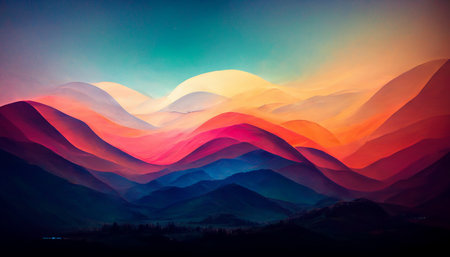
#> input picture 1_array/landscape.jpg, 450 x 257 px, found by its file name
$ python tester.py
#> lines starting #> are read from the running program, lines starting #| are printed output that depends on the picture
### 1_array/ex05/load_image.py
from PIL import Image
import numpy as np
import numpy.typing as npt


def ft_load(path: str) -> npt.NDArray[np.uint8]:
    """Loads an image from a path and returns a 3D array."""
#> called with path = './1_array/landscape.jpg'
    try:
        image = Image.open(path)
#> image is the input picture: PIL image 450x257 RGB; mean R, G, B 98.7, 79.1, 89.1
        image.load()
        rgb = np.array(image, dtype=np.uint8)
        print('The shape of image is :', rgb.shape)
#| The shape of image is : (257, 450, 3)
        return rgb

    except BaseException as e:
        print(type(e).__name__, ":", e)

### 1_array/ex05/pimp_image.py
from PIL import Image
import matplotlib.pyplot as plt
import numpy as np
import numpy.typing as npt


def show_array_as_image(array: npt.NDArray):
    """Shows the provided array as an image."""
    image = Image.fromarray(array)
    plt.imshow(image)
    plt.show()


def ft_invert(array: npt.NDArray) -> npt.NDArray:
    """Inverts the color of the image received."""
    try:
        result = 255 - array
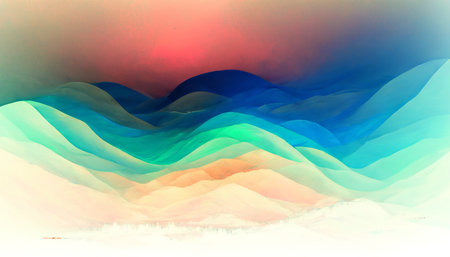
#> result: shape (257, 450, 3); mean R, G, B 156.3, 175.9, 165.9
        show_array_as_image(result)
        return result

    except BaseException as e:
        print(type(e).__name__, ":", e)


def ft_red(array: npt.NDArray) -> npt.NDArray:
    """Removes all channels except the R."""

    try:
        height = len(array)
#> height = 257
        width = len(array[0])
#> width = 450
        result = np.zeros((height, width, 3), dtype=np.uint8)

        for y in range(height):
            for x in range(width):
                result[y][x] = (0, 0, 0)
                result[y][x][0] = array[y][x][0]
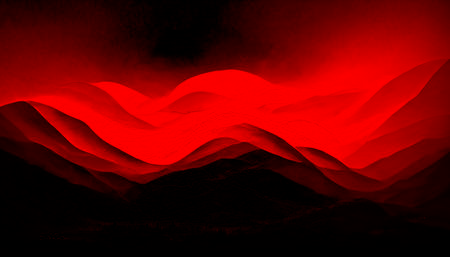
#> result: shape (257, 450, 3); mean R, G, B 98.7, 0, 0

        show_array_as_image(result)
        return result
    except BaseException as e:
        print(type(e).__name__, ":", e)


def ft_green(array: npt.NDArray) -> npt.NDArray:
    """Removes all channels except the G."""
    try:
        height = len(array)
#> height = 257
        width = len(array[0])
#> width = 450
        result = np.zeros((height, width, 3), dtype=np.uint8)

        for y in range(height):
            for x in range(width):
                result[y][x] = (0, 0, 0)
                result[y][x][1] = array[y][x][1]
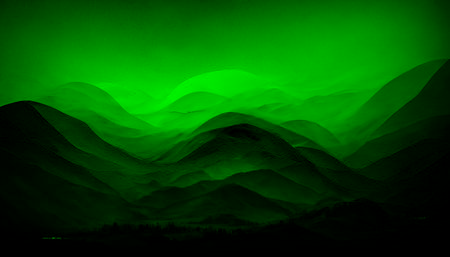
#> result: shape (257, 450, 3); mean R, G, B 0, 79.1, 0

        show_array_as_image(result)
        return result
    except BaseException as e:
        print(type(e).__name__, ":", e)


def ft_blue(array: npt.NDArray) -> npt.NDArray:
    """Removes all channels except the B."""

    try:
        height = len(array)
#> height = 257
        width = len(array[0])
#> width = 450
        result = np.zeros((height, width, 3), dtype=np.uint8)

        for y in range(height):
            for x in range(width):
                result[y][x] = (0, 0, 0)
                result[y][x][2] = array[y][x][2]
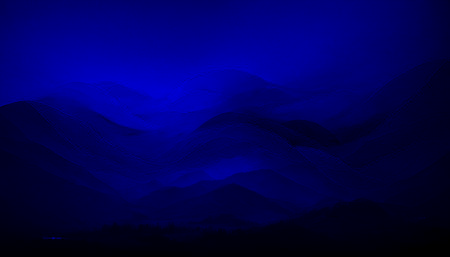
#> result: shape (257, 450, 3); mean R, G, B 0, 0, 89.1

        show_array_as_image(result)
        return result
    except BaseException as e:
        print(type(e).__name__, ":", e)


def ft_grey(array: npt.NDArray) -> npt.NDArray:
    """Grayscales the image received."""

    try:
        height = len(array)
#> height = 257
        width = len(array[0])
#> width = 450
        result = np.zeros((height, width, 3), dtype=np.uint8)

        for y in range(height):
            for x in range(width):
                result[y][x] = array[y][x][1:2]
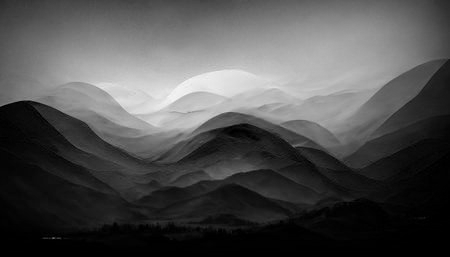
#> result: shape (257, 450, 3); min 0, max 246, mean 79.1

        show_array_as_image(result)
        return result
    except BaseException as e:
        print(type(e).__name__, ":", e)

### 1_array/ex05/tester.py
from load_image import ft_load
from pimp_image import ft_invert, ft_red, ft_green, ft_blue, ft_grey

array = ft_load('./1_array/landscape.jpg')

ft_invert(array)
ft_red(array)
ft_green(array)
ft_blue(array)
ft_grey(array)

print(ft_invert.__doc__)

$ run again, with 1_array/42.png saved as 1_array/landscape.jpg
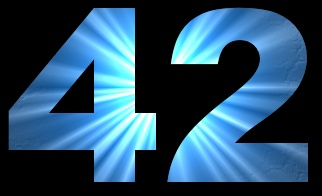
#> input picture 1_array/42.png, 322 x 196 px, found by its file name
#> in ft_load, image is the input picture: PIL image 322x196 RGB; mean R, G, B 39.9, 75.3, 100.6
#| The shape of image is : (196, 322, 3)
#> in ft_red, `height = len(array)`: height = 196
#> in ft_red, `width = len(array[0])`: width = 322
#> in ft_green, `height = len(array)`: height = 196
#> in ft_green, `width = len(array[0])`: width = 322
#> in ft_blue, `height = len(array)`: height = 196
#> in ft_blue, `width = len(array[0])`: width = 322
#> after the loop in ft_blue, `for y in range(height):`:
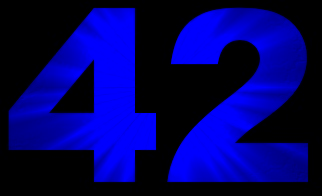
#> result: shape (196, 322, 3); mean R, G, B 0, 0, 100.6
#> in ft_grey, `height = len(array)`: height = 196
#> in ft_grey, `width = len(array[0])`: width = 322
#> after the loop in ft_grey, `for y in range(height):`:
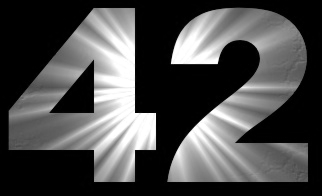
#> result: shape (196, 322, 3); min 0, max 255, mean 75.3

$ run again, with 1_array/animal.jpeg copied over 1_array/landscape.jpg
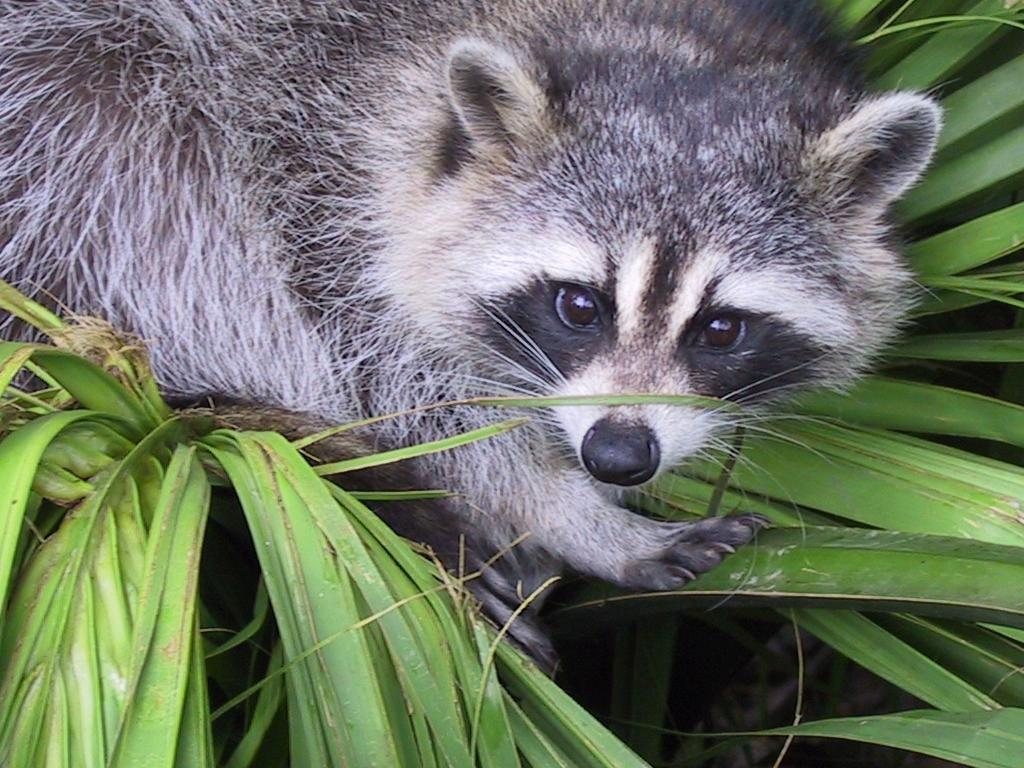
#> input picture 1_array/animal.jpeg, 1024 x 768 px, found by its file name
#> in ft_load, image is the input picture: PIL image 1024x768 RGB; mean R, G, B 110.7, 117.7, 102.1
#| The shape of image is : (768, 1024, 3)
#> in ft_red, `height = len(array)`: height = 768
#> in ft_red, `width = len(array[0])`: width = 1024
#> in ft_green, `height = len(array)`: height = 768
#> in ft_green, `width = len(array[0])`: width = 1024
#> in ft_blue, `height = len(array)`: height = 768
#> in ft_blue, `width = len(array[0])`: width = 1024
#> after the loop in ft_blue, `for y in range(height):`:
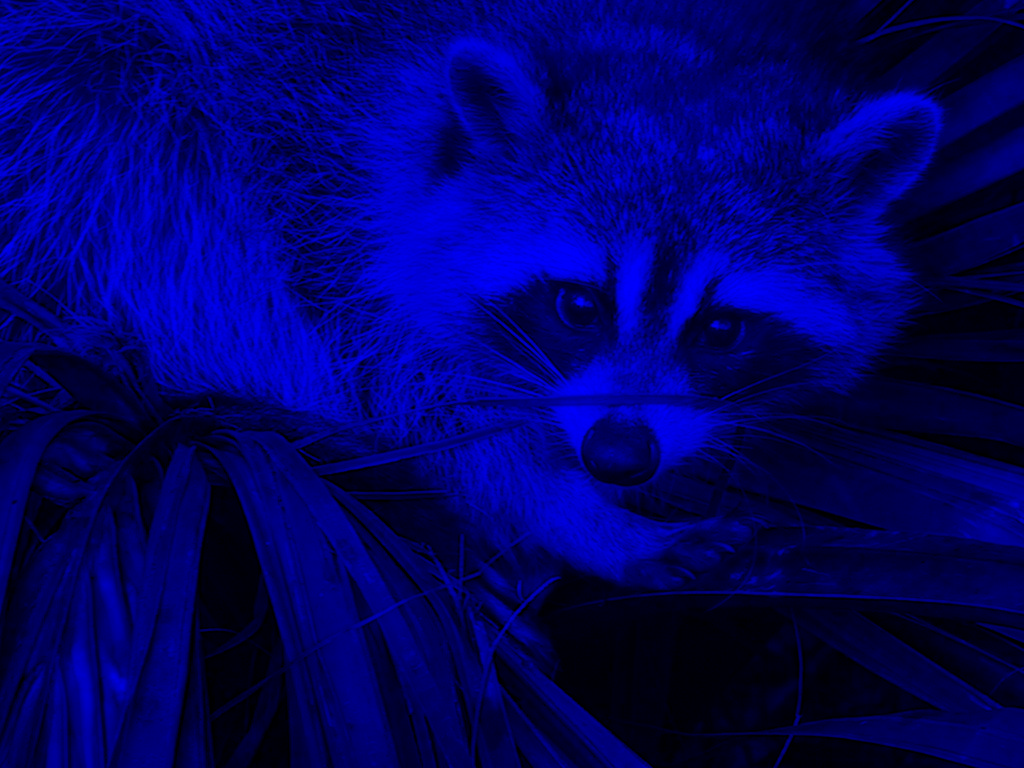
#> result: shape (768, 1024, 3); mean R, G, B 0, 0, 102.1
#> in ft_grey, `height = len(array)`: height = 768
#> in ft_grey, `width = len(array[0])`: width = 1024
#> after the loop in ft_grey, `for y in range(height):`:
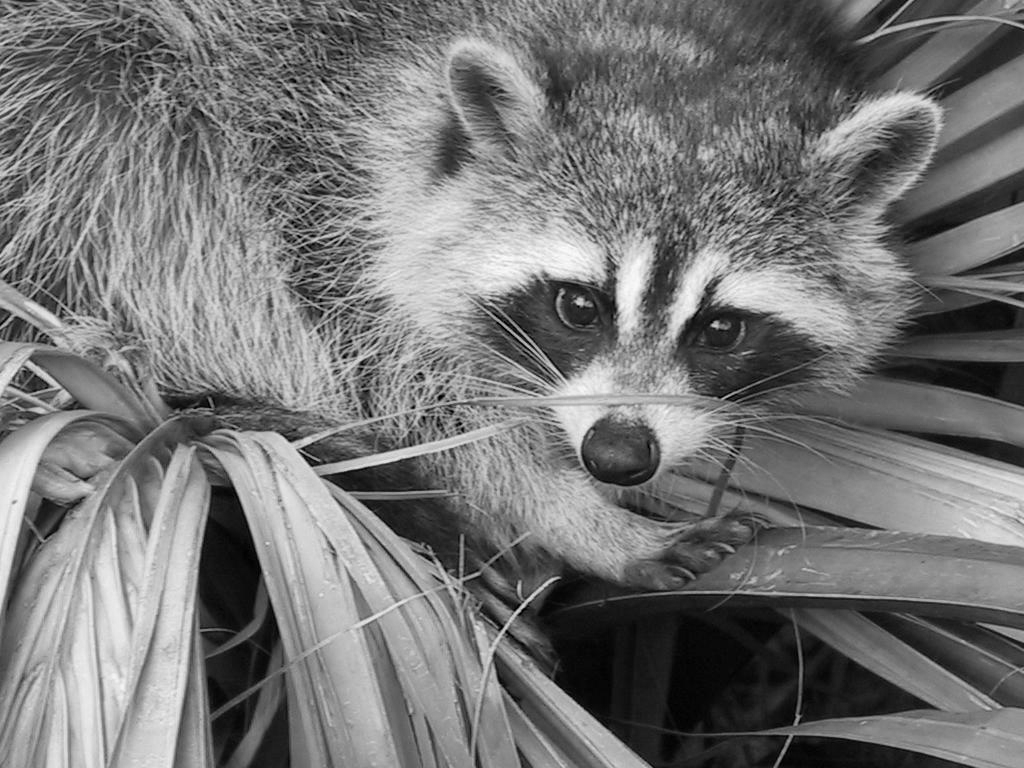
#> result: shape (768, 1024, 3); min 0, max 252, mean 117.7
